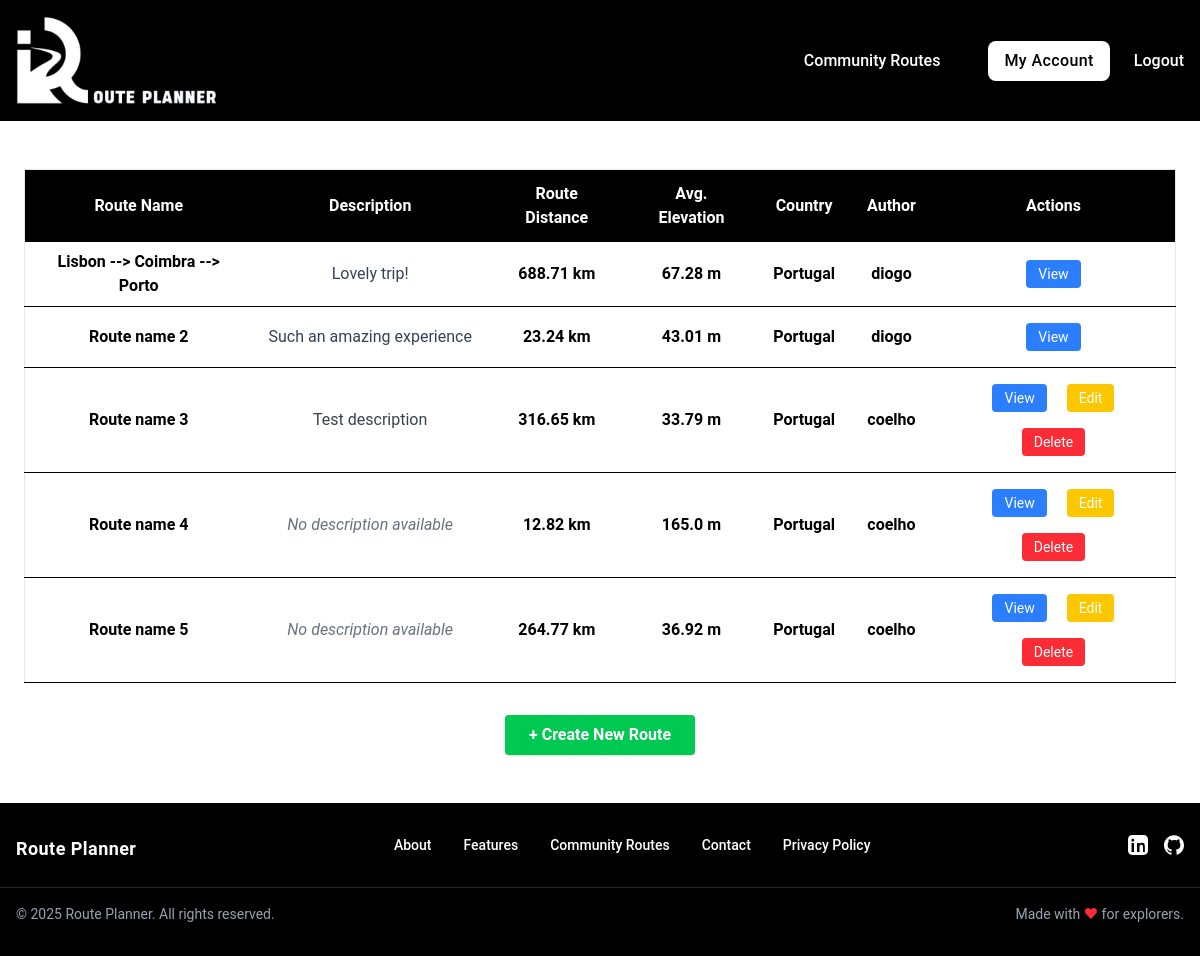
/routes (signed in), run on the app's committed database.
### tables this page shows
CREATE TABLE routes (
id INTEGER PRIMARY KEY,
user_id INTEGER NOT NULL,
name TEXT NOT NULL,
description TEXT,
coordinates TEXT NOT NULL, elevation_gain REAL DEFAULT 0, elevation_loss REAL DEFAULT 0, max_elevation REAL DEFAULT 0, min_elevation REAL DEFAULT 0, avg_elevation REAL DEFAULT 0, total_distance REAL DEFAULT 0, map_image_url TEXT, country TEXT,
FOREIGN KEY (user_id) REFERENCES users(id)
);

CREATE TABLE users (
id INTEGER PRIMARY KEY,
username TEXT NOT NULL UNIQUE,
email TEXT NOT NULL UNIQUE,
password TEXT NOT NULL
, profile_picture TEXT DEFAULT NULL);

### app.py (the view)
@app.route("/routes")
@login_required
def all_routes():
    routes = query_db("""
        SELECT routes.*, users.username, users.id
        FROM routes
        JOIN users ON
        routes.user_id = users.id
    """)
    user_id = session.get("user_id")
    return render_template(
        "routes/all_routes.html",
        routes = routes,
        user_id = user_id
        )

### helpers.py (called while the page is built)
def get_db():
    db = getattr(g, "_database", None)
    if db is None:
        db = g._database = sqlite3.connect(DATABASE)
        db.row_factory = sqlite3.Row # Allows accessing columns by name
    return db

def close_connection(exception):
    db = getattr(g, "_database", None)
    if db is not None:
        db.close()

def query_db(query, args = (), commit = False):
    connection = get_db()
    current = connection.cursor()
    current.execute(query, args)
    if commit:
        connection.commit()
    else:
        return current.fetchall()

def login_required(f):
    @wraps(f)
    def decorated_function(*args, **kwargs):
        if "user_id" not in session:
            flash("Please log in to access this page.", "error")
            return redirect("/login")
        return f(*args, **kwargs)
    return decorated_function

### templates/routes/all_routes.html (shortened to what this page needs)
{% extends "base.html" %}
{% block main %}
  <div class="max-w-7xl mx-auto my-[2%] p-6">
    {% if routes %}
      <div class="overflow-x-auto">
        <table class="min-w-full bg-white border border-gray-200">
          <thead class="bg-black text-white sticky top-0 z-10">
            <tr>
              <th class="py-3 px-4 text-center">Route Name</th>
              <th class="py-3 px-4 text-center">Description</th>
              <th class="py-3 px-4 text-center">Route Distance</th>
              <th class="py-3 px-4 text-center">Avg. Elevation</th>
              <th class="py-3 px-4 text-center">Country</th>
              <th class="py-3 px-4 text-center">Author</th>
              <th class="py-3 px-4 text-center">Actions</th>
            </tr>
          </thead>
          <tbody>
            {% for route in routes %}
              <tr class="border-b hover:bg-blue-50 text-center">
                <td class="py-2 px-4 font-semibold">{{ route.name }}</td>
                <td class="py-2 px-4 truncate max-w-xs text-gray-700">
                  {% if route.description %}
                    {{ route.description }}
                  {% else %}
                    <span class="text-gray-500 italic">
                      No description available
                    </span>
                  {% endif %}
                </td>
                <td class="py-2 px-4 font-semibold">{{ route.total_distance }} km</td>
                <td class="py-2 px-4 font-semibold">{{ route.avg_elevation }} m</td>
                <td class="py-2 px-4 font-semibold">{{ route.country }}</td>
                <td class="py-2 px-4 font-semibold">{{ route.username }}</td>
                <td class="py-2 px-4 space-x-2 text-center">
                  <a
                    class="inline-block bg-blue-500 hover:bg-blue-600 text-white px-3 py-1 rounded text-sm my-2 mx-2"
                    href="/route/{{ route.id }}">
                    View
                  </a>
                  {% if route.user_id == user_id %}
                    <a
                      class="inline-block bg-yellow-400 hover:bg-yellow-500 text-white px-3 py-1 rounded text-sm my-2 mx-2"
                      href="/route/{{ route.id }}/edit">
                      Edit
                    </a>
                    <a
                      class="inline-block bg-red-500 hover:bg-red-600 text-white px-3 py-1 rounded text-sm my-2 mx-2"
                      href="/route/{{ route.id }}/delete">
                      Delete
                    </a>
                  {% endif %}
                </td>
              </tr>
            {% endfor %}
          </tbody>
        </table>
      </div>
    {% else %}
      <p class="text-center text-gray-500 mt-8">
        No community routes found.
      </p>
    {% endif %}
    <div class="mt-8 flex justify-center">
      <a
        class="bg-green-500 hover:bg-green-600 text-white font-bold py-2 px-6 rounded shadow"
        href="/">
        + Create New Route
      </a>
    </div>
  </div>
{% endblock %}

### static/css/styles.css (style rules this page uses)
body { font-family: 'Roboto', -apple-system, BlinkMacSystemFont, 'Segoe UI', sans-serif; }

### data on the page
routes: name "Lisbon --> Coimbra --> Porto", description "Lovely trip!", total_distance "688.71", avg_elevation "67.28", country "Portugal", username "diogo"
routes: name "Route name 2", description "Such an amazing experience", total_distance "23.24", avg_elevation "43.01", country "Portugal", username "diogo"
routes: name "Route name 3", description "Test description", total_distance "316.65", avg_elevation "33.79", country "Portugal", username "coelho"
routes: name "Route name 4", description "No description available", total_distance "12.82", avg_elevation "165.0", country "Portugal", username "coelho"
routes: name "Route name 5", description "No description available", total_distance "264.77", avg_elevation "36.92", country "Portugal", username "coelho"
